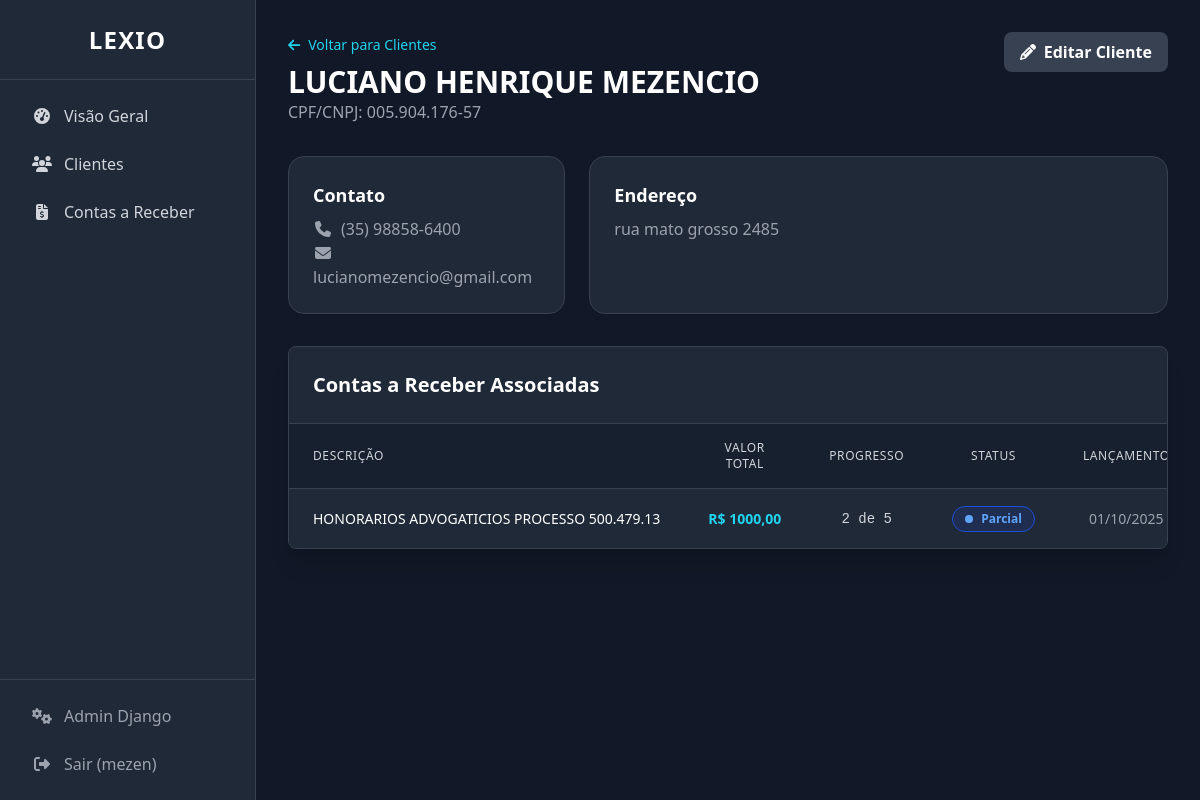
/dashboard/clientes/1/ (signed in), run on the app's committed database.
### financeiro/models.py (models this page shows, shortened)
class Cliente(models.Model):
    nome_completo: str = models.CharField(max_length=200, verbose_name="Nome Completo")
    cpf_cnpj: Union[str, None] = models.CharField(max_length=18, blank=True, null=True, verbose_name="CPF/CNPJ")
    telefone: str = models.CharField(max_length=20, verbose_name="Telefone")
    email: Union[str, None] = models.EmailField(blank=True, null=True, verbose_name="E-mail")
    endereco: Union[str, None] = models.TextField(blank=True, null=True, verbose_name="Endereço")
    observacoes: Union[str, None] = models.TextField(blank=True, null=True, verbose_name="Observações")
    ativo: bool = models.BooleanField(default=True, verbose_name="Cliente Ativo")
    created_at: date = models.DateTimeField(auto_now_add=True, verbose_name="Criado em")
    updated_at: date = models.DateTimeField(auto_now=True, verbose_name="Atualizado em")
    objects = ClienteManager()
    class Meta:
        verbose_name = "Cliente"
        verbose_name_plural = "Clientes"
        ordering = ['nome_completo']

class ContaReceber(models.Model):
    cliente: Cliente = models.ForeignKey(Cliente, on_delete=models.PROTECT, related_name='contas', verbose_name="Cliente")
    descricao: str = models.CharField(max_length=200, verbose_name="Descrição")
    valor_total: Decimal = models.DecimalField(max_digits=10, decimal_places=2, validators=[MinValueValidator(Decimal('0.01'))], verbose_name="Valor Total")
    numero_parcelas: int = models.IntegerField(default=1, validators=[MinValueValidator(1)], verbose_name="Número de Parcelas")
    data_emissao: date = models.DateField(verbose_name="Data de Emissão")
    observacoes: Union[str, None] = models.TextField(blank=True, null=True, verbose_name="Observações")
    created_at: date = models.DateTimeField(auto_now_add=True, verbose_name="Criado em")
    updated_at: date = models.DateTimeField(auto_now=True, verbose_name="Atualizado em")
    class Meta:
        verbose_name = "Conta a Receber"
        verbose_name_plural = "Contas a Receber"
        ordering = ['-data_emissao']

### financeiro/views.py (the view)
# urls.py: path('clientes/<int:pk>/', views.cliente_detail, name='cliente_detail'),
@login_required
def cliente_detail(request, pk):
    cliente = get_object_or_404(Cliente, pk=pk)
    contas = cliente.contas.all().order_by('-data_emissao')
    return render(request, 'financeiro/cliente_detail.html', {'cliente': cliente, 'contas': contas})

### financeiro/models.py (called while the page is built)
    def get_parcelas_info(self) -> str:
        total = self.parcelas.count()
        pagas = self.parcelas.filter(status='pago').count()
        return f"{pagas} de {total}"

### theme/templates/financeiro/cliente_detail.html (shortened to what this page needs)
{% extends "base_interno.html" %}
{% block content %}
<div class="flex flex-col md:flex-row md:items-start md:justify-between mb-8">
    <div>
        <a href="{% url 'financeiro:cliente_list' %}" class="text-cyan-400 hover:text-cyan-300 transition-colors text-sm"><i class="fas fa-arrow-left mr-2"></i>Voltar para Clientes</a>
        <h1 class="text-3xl font-bold text-white mt-2">{{ cliente.nome_completo }}</h1>
        <p class="text-gray-400">CPF/CNPJ: {{ cliente.cpf_cnpj|default:"Não informado" }}</p>
    </div>
    <div class="mt-4 md:mt-0 flex space-x-2">
        <a href="{% url 'financeiro:cliente_update' pk=cliente.pk %}"
           class="inline-flex items-center px-4 py-2 bg-gray-700 hover:bg-gray-600 text-white font-semibold rounded-lg transition-colors">
            <i class="fas fa-pencil-alt mr-2"></i> Editar Cliente
        </a>
    </div>
</div>
<div class="grid grid-cols-1 md:grid-cols-2 lg:grid-cols-3 gap-6 mb-8">
    <div class="bg-gray-800 p-6 rounded-2xl border border-gray-700">
        <h3 class="text-lg font-semibold text-white mb-2">Contato</h3>
        <p class="text-gray-400"><i class="fas fa-phone fa-fw mr-2"></i>{{ cliente.telefone|default:"Não informado" }}</p>
        <p class="text-gray-400"><i class="fas fa-envelope fa-fw mr-2"></i>{{ cliente.email|default:"Não informado" }}</p>
    </div>
    <div class="bg-gray-800 p-6 rounded-2xl border border-gray-700 lg:col-span-2">
        <h3 class="text-lg font-semibold text-white mb-2">Endereço</h3>
        <p class="text-gray-400">{{ cliente.endereco|default:"Não informado"|linebreaksbr }}</p>
    </div>
</div>
<div class="bg-gray-800 rounded-lg shadow-xl border border-gray-700 overflow-hidden">
    <div class="p-6 border-b border-gray-700">
        <h2 class="text-xl font-bold text-white">Contas a Receber Associadas</h2>
    </div>
    {% if contas %}
    <div class="overflow-x-auto">
        <table class="min-w-full divide-y divide-gray-700">
            <thead class="bg-gray-900/50">
                <tr>
                    <th scope="col" class="px-6 py-4 text-left text-xs font-medium text-gray-300 uppercase tracking-wider">Descrição</th>
                    <th scope="col" class="px-6 py-4 text-center text-xs font-medium text-gray-300 uppercase tracking-wider">Valor Total</th>
                    <th scope="col" class="px-6 py-4 text-center text-xs font-medium text-gray-300 uppercase tracking-wider">Progresso</th>
                    <th scope="col" class="px-6 py-4 text-center text-xs font-medium text-gray-300 uppercase tracking-wider">Status</th>
                    <th scope="col" class="px-6 py-4 text-center text-xs font-medium text-gray-300 uppercase tracking-wider">Lançamento</th>
                </tr>
            </thead>
            <tbody class="bg-gray-800 divide-y divide-gray-700">
                {% for conta in contas %}
                <tr class="hover:bg-gray-700/50 transition-colors cursor-pointer" onclick="window.location.href='{% url 'financeiro:conta_detail' pk=conta.pk %}'">
                    <td class="px-6 py-4 whitespace-nowrap text-sm font-medium text-white">{{ conta.descricao }}</td>
                    <td class="px-6 py-4 whitespace-nowrap text-center text-sm font-semibold text-cyan-400">R$ {{ conta.valor_total|floatformat:2 }}</td>
                    <td class="px-6 py-4 whitespace-nowrap text-center text-sm text-gray-300 font-mono">{{ conta.get_parcelas_info }}</td>
                    <td class="px-6 py-4 whitespace-nowrap text-center">
                        {% with status=conta.get_status_info %}
                        <span class="inline-flex items-center px-3 py-1 rounded-full text-xs font-semibold {{ status.badge }}">
                            <span class="w-2 h-2 mr-2 rounded-full {{ status.icon }}"></span>
                            {{ status.text }}
                        </span>
                        {% endwith %}
                    </td>
                    <td class="px-6 py-4 whitespace-nowrap text-center text-sm text-gray-400">{{ conta.data_emissao|date:"d/m/Y" }}</td>
                </tr>
                {% endfor %}
            </tbody>
        </table>
    </div>
    {% else %}
    <div class="text-center p-8">
        <p class="text-gray-400">Nenhuma conta a receber encontrada para este cliente.</p>
    </div>
    {% endif %}
</div>
{% endblock %}

### theme/templates/base_interno.html (shortened to what this page needs)
<!DOCTYPE html>
<html lang="pt-br">
<head>
    <script src="https://cdn.tailwindcss.com"></script>
</head>
<body class="flex h-screen bg-gray-900 text-gray-200 font-sans">
    <aside class="w-64 flex-shrink-0 bg-gray-800 border-r border-gray-700 flex flex-col">
        <div class="h-20 flex items-center justify-center border-b border-gray-700">
            <h1 class="text-2xl font-bold text-white tracking-wider">LEXIO</h1>
        </div>
        <nav class="flex-grow p-4">
            <ul class="space-y-2">
                <li>
                    <a href="{% url 'financeiro:dashboard' %}" class="flex items-center px-4 py-2 text-gray-300 hover:bg-cyan-600 hover:text-white rounded-lg transition-colors">
                        <i class="fas fa-tachometer-alt fa-fw w-6"></i>
                        <span class="ml-3">Visão Geral</span>
                    </a>
                </li>
                <li>
                    <a href="{% url 'financeiro:cliente_list' %}" class="flex items-center px-4 py-2 text-gray-300 hover:bg-cyan-600 hover:text-white rounded-lg transition-colors">
                        <i class="fas fa-users fa-fw w-6"></i>
                        <span class="ml-3">Clientes</span>
                    </a>
                </li>
                <li>
                    <a href="{% url 'financeiro:conta_list' %}" class="flex items-center px-4 py-2 text-gray-300 hover:bg-cyan-600 hover:text-white rounded-lg transition-colors">
                        <i class="fas fa-file-invoice-dollar fa-fw w-6"></i>
                        <span class="ml-3">Contas a Receber</span>
                    </a>
                </li>
            </ul>
        </nav>
        <div class="p-4 border-t border-gray-700">
             <a href="{% url 'admin:index' %}" target="_blank" class="flex items-center px-4 py-2 text-gray-400 hover:bg-gray-700 hover:text-white rounded-lg transition-colors">
                <i class="fas fa-cogs fa-fw w-6"></i>
                <span class="ml-3">Admin Django</span>
            </a>
            {% if user.is_authenticated %}
            <form method="post" action="{% url 'logout' %}">
                <button type="submit" class="w-full flex items-center mt-2 px-4 py-2 text-gray-400 hover:bg-red-900/50 hover:text-red-400 rounded-lg transition-colors text-left">
                    <i class="fas fa-sign-out-alt fa-fw w-6"></i>
                    <span class="ml-3">Sair ({{ user.username }})</span>
                </button>
            </form>
            {% endif %}
        </div>
    </aside>
    <main class="flex-1 overflow-y-auto p-6 md:p-8">
        {% block content %}{% endblock %}
    </main>
</body>
</html>

### theme/templates/base_interno.html (style rules this page uses)
body { background-color: #111827; }

### data on the page
Cliente: nome_completo "LUCIANO HENRIQUE MEZENCIO", cpf_cnpj "005.904.176-57", telefone "(35) 98858-6400", email "lucianomezencio@gmail.com", endereco "rua mato grosso 2485"
ContaReceber: descricao "HONORARIOS ADVOGATICIOS PROCESSO 500.479.13", valor_total "1000,00", get_parcelas_info "2 de 5", get_status_info.text "Parcial", data_emissao "01/10/2025"

### other printed values
{{ user.username }} "mezen"
